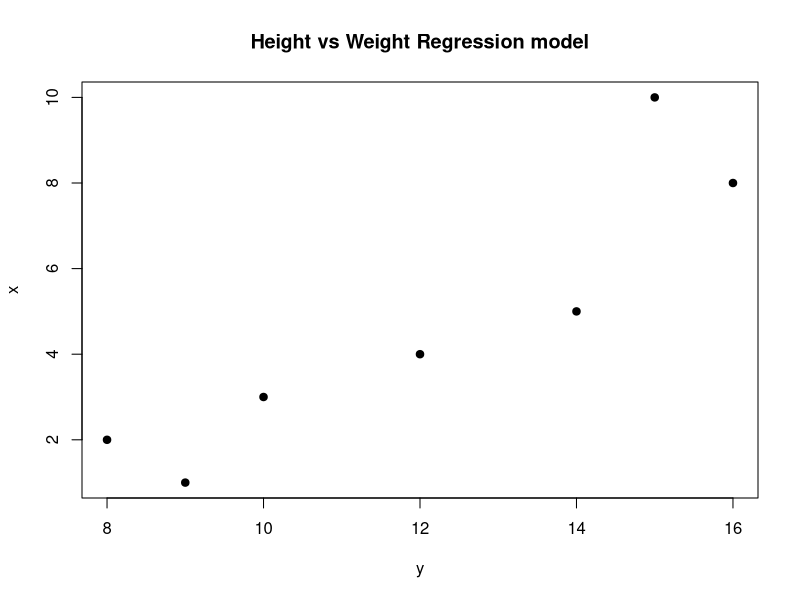
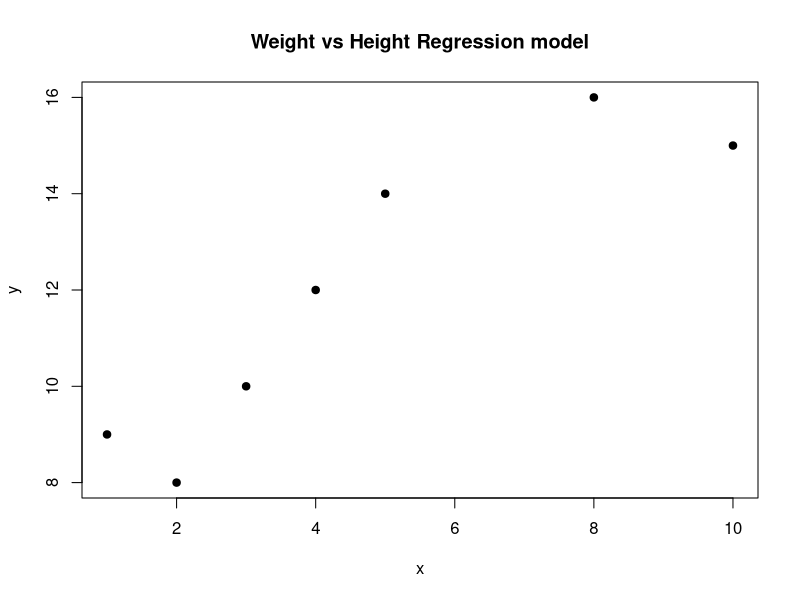

Generate these figures, in order, with R:
#9.Regression and Correlation - Linear Models

#Height - x
#Weight - y
x <- c(1, 2, 3, 4, 5, 8, 10)   
y <- c(9, 8, 10, 12, 14, 16, 15)  

# Correlation co- effecient
r <- cor(x, y)
print(r)
 
# Create a linear regression model
model1 <- lm(y~x)
print(model1)  #regresssion equation of y on x
model2 <- lm(x~y)
print(model2) #regression eqaution of x on y

plot(y, x, main = "Height vs Weight Regression model", pch = 19)
abline(lm(y~x))

plot(x, y, main = "Weight vs Height Regression model", pch = 19)
